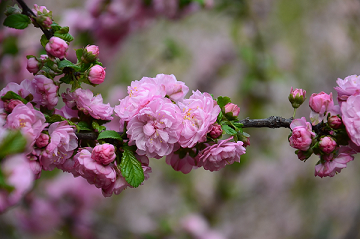
#> input picture Images/0.bmp, 360 x 239 px, found by its file name
$ python harris-corner.py
#> lines starting #> are read from the running program, lines starting #| are printed output that depends on the picture; after the words box and inside, x2 and y2 are one past the last pixel; in counts of white or black regions, pixels touching at a corner belong together
import numpy as np
import cv2

def convol(img,kernel):
    # Convolution of image matrix with 3X3 kernel
    y, x = img.shape
    padx = 1
    pady = 1
    paddedimg = np.zeros((y + 2 * pady, x + 2 * padx))
    paddedimg[pady:-pady, padx:-padx] = img[:]
    opimg = np.zeros((y,x))
    for i in range(1, y+1):
        for j in range(1, x+1):
            opimg[i-1, j-1] = np.sum(kernel * paddedimg[i-1:i + 2, j-1:j + 2])

    return opimg

def harris_corners(img,tf = 1,display = False ):
    '''

    :param img: ndarray, 2-D (greyscale) Image matrix
    :param tf: float, threshold factor (between 1 and 3)
    :param display: boolean, To create image of corners
    :return: list: 2-D list of corner indices

    '''
#> called with tf = 1, display = True

    # Preprocessing
    img = cv2.GaussianBlur(img, (5, 5), 0)
    y, x = img.shape
#> y = 239; x = 360
    img = cv2.normalize(img, img, alpha=0, beta=255, norm_type=cv2.NORM_MINMAX)

    # Sobel partial differentiation operation
    padx = 1
    pady = 1
    paddedimg = np.zeros((y + 2 * pady, x + 2 * padx))
    paddedimg[pady:-pady, padx:-padx] = img[:]
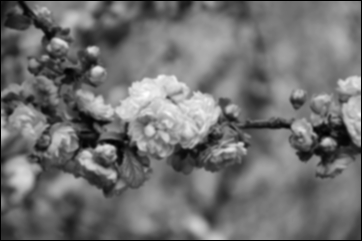
#> paddedimg: shape (241, 362) float64; min 0, max 255, mean 112.2

    sobelx = np.array([[1, 0, -1],
                       [2, 0, -2],
                       [1, 0, -1]])

    sobely = np.array([[1, 2, 1],
                       [0, 0, 0],
                       [-1, -2, -1]])

    sobelopx = convol(img, sobelx)
    sobelopy = convol(img, sobely)
#> after the loop in convol (call 2), `for i in range(1, y+1):`:
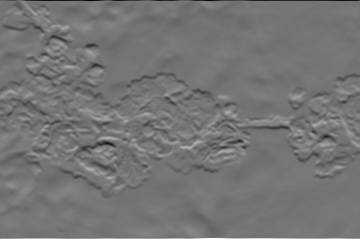
#> opimg: shape (239, 360) float64; min -667, max 787, mean 0.2; drawn with min black and max white

    # Calculating Structure Tensor
    Ixx = sobelopx * sobelopx
    Ixy = sobelopx * sobelopy
    Iyx = sobelopy * sobelopx
    Iyy = sobelopy * sobelopy

    # Calculating windowed derivatives
    rect_filter = 1 / 8 * np.array([[1, 1, 1], [1, 1, 1], [1, 1, 1]])
    wind_Ixx = convol(Ixx, rect_filter)
    wind_Ixy = convol(Ixy, rect_filter)
#> after the loop in convol (call 4), `for i in range(1, y+1):`:
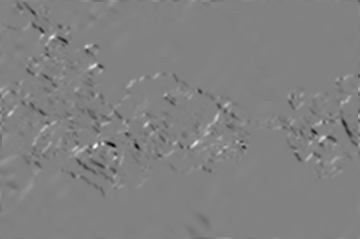
#> opimg: shape (239, 360) float64; min -82067.9, max 79194.4, mean -207.2; drawn with min black and max white
    wind_Iyx = convol(Iyx, rect_filter)
    wind_Iyy = convol(Iyy, rect_filter)
#> after the loop in convol (call 6), `for i in range(1, y+1):`:
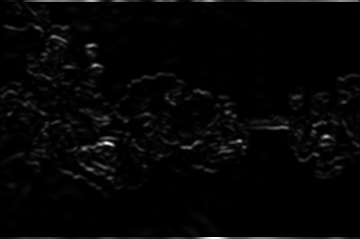
#> opimg: shape (239, 360) float64; min 0, max 232750.6, mean 4992.1; drawn with min black and max white

    # Harris response calculation
    M = np.zeros((2, 2))
    k = 0.04
    R = np.zeros(img.shape)
    for i in range(0, y):
        for j in range(0, x):
            M[0, 0] = wind_Ixx[i, j]
            M[0, 1] = wind_Ixy[i, j]
            M[1, 0] = wind_Iyx[i, j]
            M[1, 1] = wind_Iyy[i, j]

            determinant = np.linalg.det(M)
            trace = np.trace(M)
            R[i, j] = determinant - (k * (trace ** 2))
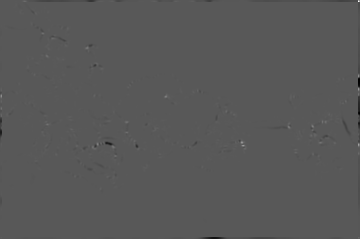
#> R: shape (239, 360) float64; min -2.75e+09, max 5.17e+09, mean -5776405.2; drawn with min black and max white
#> after the loop, M = [[14295.2, 5046.8], [5046.8, 14316.8]]

    # Threshold calculation
    corner_Rsum = 0
    count = 0
    finalimg = np.zeros((y, x))
    for i in range(0, y):
        for j in range(0, x):
            if R[i, j] > 0:
                corner_Rsum += R[i, j]
                count += 1
                finalimg[i, j] = 255
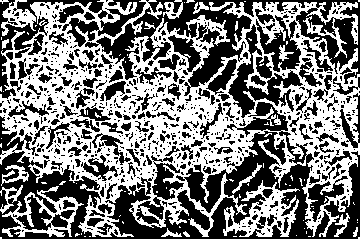
#> finalimg: shape (239, 360) float64; 47.6% white; 94 white regions (76 under 20 px), largest, box (x1, y1, x2, y2) and area: (0, 0, 360, 237) 35844, (223, 180, 300, 237) 1723, (2, 186, 84, 237) 1245
#> after the loop, corner_Rsum = 4.2e+11; count = 40986

    threshold = tf * corner_Rsum / count
#> threshold = 10242696.6

    # Non-maximal suppression
    finalimg2 = np.zeros((y, x))
    s = 10
    maxindices = []
    for i in range(0, y, s):
        for j in range(0, x, s):
            maxindex = np.unravel_index(R[i:i + s, j:j + s].argmax(), (s, s))
            try:
                if R[i + maxindex[0], j + maxindex[1]] > threshold:
                    maxindices.append([i + maxindex[0], j + maxindex[1]])
                    finalimg2[i + maxindex[0], j + maxindex[1]] = 255
            except:
                pass
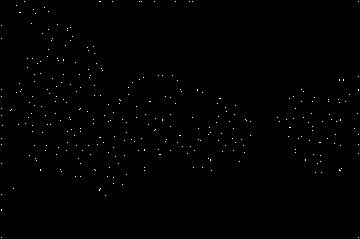
#> finalimg2: shape (239, 360) float64; 0.39% white in thin lines or dots
#> after the loop, maxindices = 335 pairs, first value 1 to 237, second value 1 to 358

    if display:
        cv2.imwrite('final2.png', finalimg2)
    return maxindices


# Calling Harris Algorithm

img = cv2.imread('images/dataset1/0.bmp',0)
corners = harris_corners(img, 1, True)
#> corners has the same summary as maxindices in harris_corners
print(corners)
#> (printed output is left out)

$ run again, with Images/2.bmp copied over Images/0.bmp
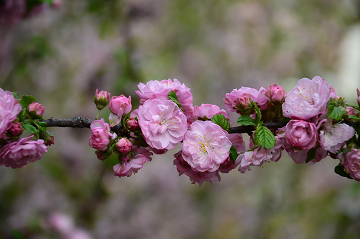
#> input picture Images/2.bmp, 360 x 239 px, found by its file name
#> after the loop in harris_corners, `for i in range(0, y):`: M = [[9470.1, 3457.1], [3457.1, 9566.1]]
#> after the loop in harris_corners, `for i in range(0, y):`:
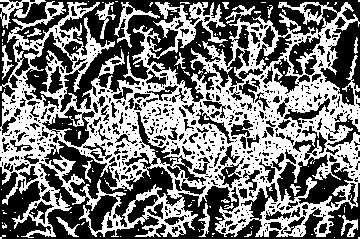
#> finalimg: shape (239, 360) float64; 46.4% white; 132 white regions (114 under 20 px), largest, box (x1, y1, x2, y2) and area: (0, 1, 360, 238) 37275, (0, 0, 46, 29) 400, (114, 2, 160, 48) 397
#> after the loop in harris_corners, `for i in range(0, y):`: corner_Rsum = 3.47e+11; count = 39935
#> threshold = 8694503.2
#> after the loop in harris_corners, `for i in range(0, y, s):`:
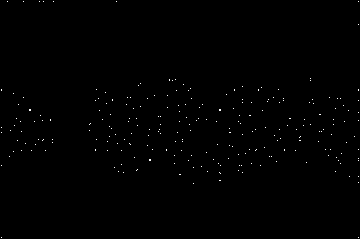
#> finalimg2: shape (239, 360) float64; 0.31% white in thin lines or dots
#> after the loop in harris_corners, `for i in range(0, y, s):`: maxindices = 271 pairs, first value 1 to 237, second value 1 to 358
#> corners has the same summary as maxindices in harris_corners
#> (printed output is left out)
